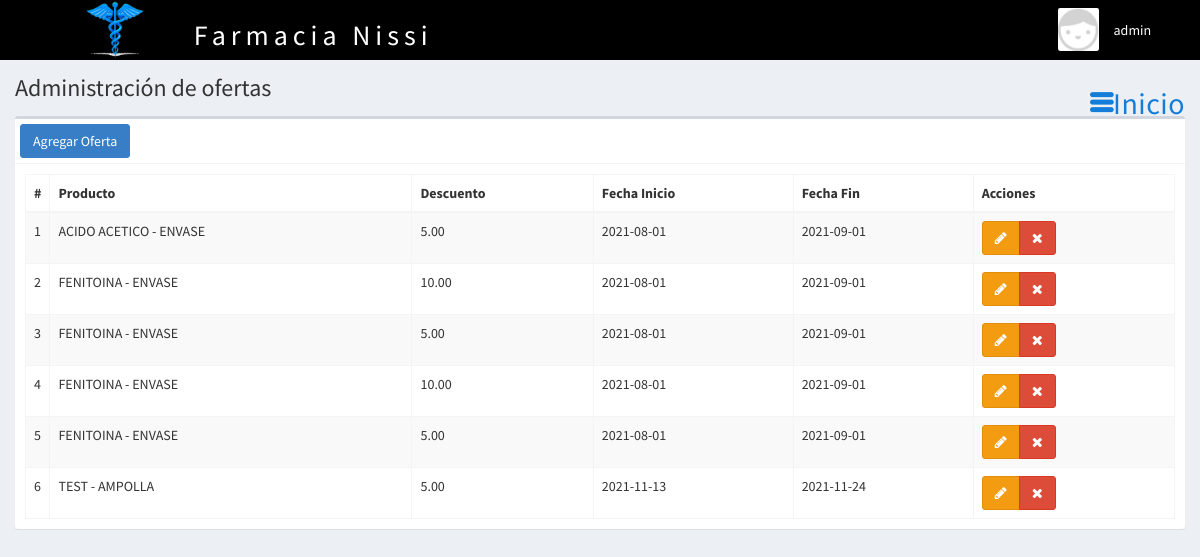
Page /oferta (signed in) on the committed database.
### tables this page shows
CREATE TABLE `oferta` (
  `CODIGO_OFERTA` int(11) NOT NULL COMMENT 'Clave primaria para la oferta, identificador único',
  `CODIGO_PRODUCTO` int(11) NOT NULL COMMENT 'Clave primaria del producto, identificador único',
  `DESCUENTO` double(10,2) NOT NULL COMMENT 'El porcentaje de descuento que se asignará al producto',
  `FECHA_INICIO` date NOT NULL COMMENT 'Fecha en la que inicia la oferta',
  `FECHA_FIN` date NOT NULL COMMENT 'Fecha en la que finaliza la oferta'
);

### controladores/plantilla.controlador.php (called while the page is built)
<?php
class ControladorPlantilla{
	static public function ctrPlantilla(){
		include "vistas/plantilla.php";
	}
}

### index.php (called while the page is built, shortened)
<?php
require_once "controladores/plantilla.controlador.php";
require_once "controladores/ventas.controlador.php";
require_once "controladores/oferta.controlador.php";
require_once "modelos/oferta.modelo.php";
$plantilla = new ControladorPlantilla();
$plantilla -> ctrPlantilla();

### controladores/oferta.controlador.php (called while the page is built, shortened)
<?php
class ControladorOferta{
	static public function ctrMostrarOferta($item, $valor){
		$tabla = "OFERTA";
		$respuesta = ModeloOferta::mdlMostrarOferta($tabla, $item, $valor);
		return $respuesta;
	}
}

### modelos/conexion.php (called while the page is built)
<?php
class Conexion{
	static public function conectar(){
		$link = new PDO("mysql:host=localhost;dbname=nissi",
			            "root",
			            "");
		$link->exec("set names utf8");
		return $link;
	}
}

### modelos/oferta.modelo.php (called while the page is built, shortened)
<?php
require_once "conexion.php";
class ModeloOferta{
	static public function mdlMostrarOferta($tabla, $item, $valor){
		if($item != null){
			$stmt = Conexion::conectar()->prepare(
			"SELECT t0.CODIGO_OFERTA, t0.CODIGO_PRODUCTO, t0.DESCUENTO, t0.FECHA_INICIO, t0.FECHA_FIN
				from oferta t0
		    join producto t1 on t1.CODIGO_PRODUCTO = t0.CODIGO_PRODUCTO
		    join presentacion t2 on t2.CODIGO_PRESENTACION = t1.CODIGO_PRESENTACION
		  where t0.CODIGO_OFERTA = $valor");
			$stmt -> execute();
			return $stmt -> fetch();
		}else{
			$stmt = Conexion::conectar()->prepare(
				"SELECT t0.CODIGO_OFERTA, t0.CODIGO_PRODUCTO, concat(t1.NOMBRE_GENERICO, ' - ', t2.PRESENTACION) CODIGO_PRODUCTO, t0.DESCUENTO, t0.FECHA_INICIO, t0.FECHA_FIN
					from oferta t0
			    join producto t1 on t1.CODIGO_PRODUCTO = t0.CODIGO_PRODUCTO
			    join presentacion t2 on t2.CODIGO_PRESENTACION = t1.CODIGO_PRESENTACION");
			$stmt -> execute();
			return $stmt -> fetchAll();
		}
	}
}

### vistas/modulos/oferta.php (the view, shortened to what this page needs)
<div class="content-wrapper">
  <section class="content-header">
    <h1>
       Administración de ofertas
    </h1>
    <ol class="breadcrumb">
      <li><a href="inicio"><i class="ion-navicon-round" ></i>Inicio</a></li>
    </ol>
  </section>
  <section class="content">
    <div class="box">
      <div class="box-header with-border">
        <button class="btn btn-primary" data-toggle="modal" data-target="#modalAgregarOferta">
          Agregar Oferta
        </button>
      </div>
      <div class="box-body">
       <table class="table table-bordered table-striped dt-responsive tablas" width="100%">
        <thead>
         <tr>
           <th style="width:10px">#</th>
           <th>Producto</th>
           <th>Descuento</th>
           <th>Fecha Inicio</th>
           <th>Fecha Fin</th>
           <th>Acciones</th>
         </tr>
        </thead>
        <tbody>
        <?php
        $item = null;
        $valor = null;
        $oferta = ControladorOferta::ctrMostrarOferta($item, $valor);
       foreach ($oferta as $key => $value){
          echo ' <tr>
                  <td>'.($key+1).'</td>
                  <td>'.$value["CODIGO_PRODUCTO"].'</td>
                  <td>'.$value["DESCUENTO"].'</td>
                  <td>'.$value["FECHA_INICIO"].'</td>
                  <td>'.$value["FECHA_FIN"].'</td>';
                  echo '
                  <td>
                    <div class="btn-group">
                      <button class="btn btn-warning btnEditarOferta" idOferta="'.$value["CODIGO_OFERTA"].'" data-toggle="modal" data-target="#modalEditarOferta"><i class="fa fa-pencil"></i></button>';
                    if($_SESSION["perfil"] == "Administrador"){
                    echo '<button class="btn btn-danger btnEliminarOferta" idOferta="'.$value["CODIGO_OFERTA"].'"><i class="fa fa-times"></i></button>';
                     }
                   echo '</div>
                   </td>
                   </tr>
                   ';
                   }
          ?>
        </tbody>
       </table>
      </div>
    </div>
  </section>
</div>

### rows in the picture
oferta: CODIGO_PRODUCTO "ACIDO ACETICO - ENVASE", DESCUENTO "5.00", FECHA_INICIO "2021-08-01", FECHA_FIN "2021-09-01"
oferta: CODIGO_PRODUCTO "FENITOINA - ENVASE", DESCUENTO "10.00", FECHA_INICIO "2021-08-01", FECHA_FIN "2021-09-01"
oferta: CODIGO_PRODUCTO "FENITOINA - ENVASE", DESCUENTO "5.00", FECHA_INICIO "2021-08-01", FECHA_FIN "2021-09-01"
oferta: CODIGO_PRODUCTO "FENITOINA - ENVASE", DESCUENTO "10.00", FECHA_INICIO "2021-08-01", FECHA_FIN "2021-09-01"
oferta: CODIGO_PRODUCTO "FENITOINA - ENVASE", DESCUENTO "5.00", FECHA_INICIO "2021-08-01", FECHA_FIN "2021-09-01"
oferta: CODIGO_PRODUCTO "TEST - AMPOLLA", DESCUENTO "5.00", FECHA_INICIO "2021-11-13", FECHA_FIN "2021-11-24"

### other values in the picture
$_SESSION["nombre"] "admin"
